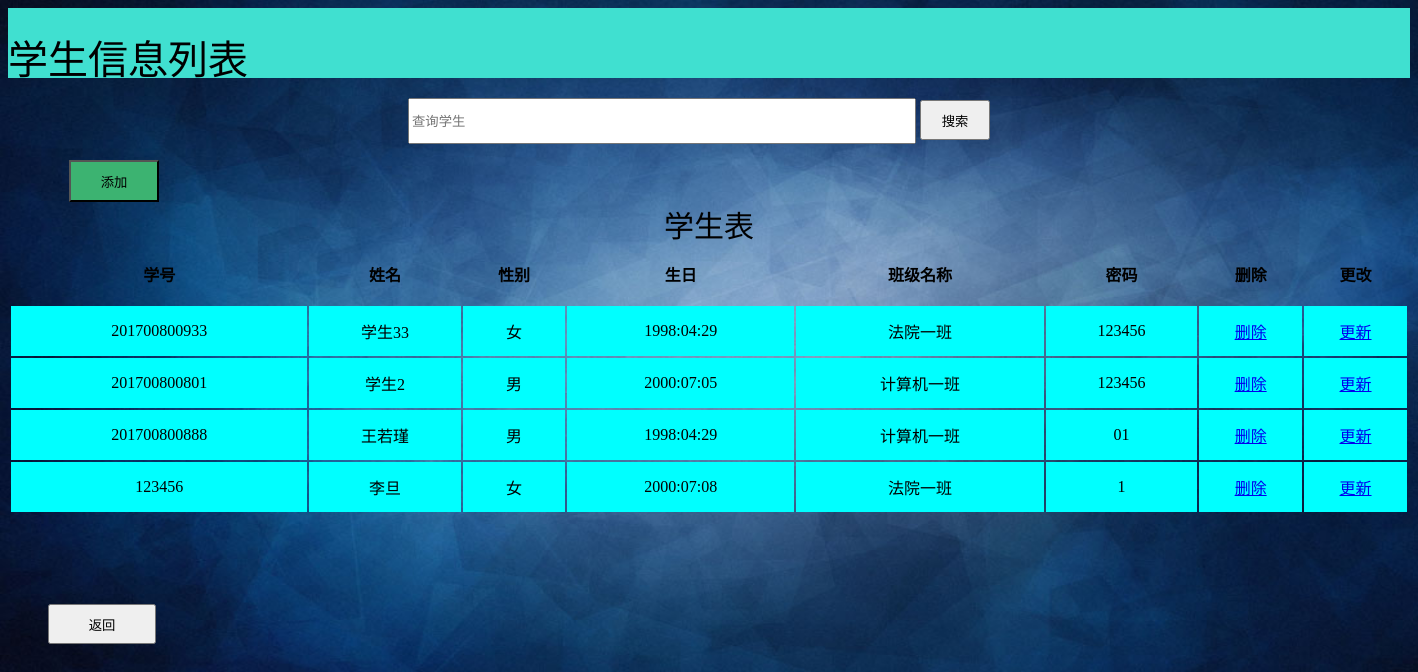
Screenshot of /m_student (signed in) with the database file from the repository.
### tables this page shows
CREATE TABLE student(
   id        text PRIMARY KEY     not null,
   name  text                            not null,
   sex      text                            not null,
   birthday text                         not null,
   class_num text                       not null,
   password    text                     not null
);

CREATE TABLE class(
   id        text PRIMARY KEY     not null,
   name  text                            not null,
   major_id      text                            not null,
   time          text                              not null
);

### stu_manager_sys.py (the view)
@app.route('/m_student',methods=['GET'])
def m_student():
    if 'login_type' not in session:
        return render_template('login.html');
    id = session['account'];
    name = session['name'];
    sex = session['sex'];
    database = "database\Stu_Message_manger.db"
    conn = sqlite3.connect(database)
    cur = conn.cursor()
    cur.execute("select student.id,student.name,student.sex,student.birthday,class.name,password from student,class where class.id = student.class_num;");
    result = cur.fetchall()  # 获得查询的结果
    cur.close()
    return render_template('manager_stu_list.html',account=session['account'],name=session['name'],sex=session['sex'],stu_table=result);

### templates/manager_stu_list.html (shortened to what this page needs)
<!DOCTYPE HTML PUBLIC "-//W3C//DTD HTML 4.01 Transitional//EN"
        "http://www.w3.org/TR/html4/loose.dtd">
<html>
<head>
</head>
<body background="{{ url_for('static', filename='pic/background.jpg') }}" style=" background-repeat:no-repeat ;background-size:100% 100%;background-attachment: fixed;">
<div class="top_div">
    <div class="top_txt">学生信息列表</div>
</div>
<form action="/select_student">
    <input type="text" name="stu_name" placeholder="查询学生" class="select_text">
    <input type="submit" value="搜索" class="select_button">
</form>
<TABLE align="center"   width="1400" >
    <a href="/to_add_student">
        <input type="button" class="add_button" value="添加">
    </a>
    <CAPTION class="table_caption">学生表</CAPTION>
    <TR align="center" height="60px"> <TH>学号</TH><TH>姓名</TH><TH>性别</TH><TH>生日</TH><TH>班级名称</TH><TH>密码</TH><TH>删除</TH><TH>更改</TH></TR>
    {%for item in stu_table%}
    <tr align="center" height="50px" bgcolor="aqua">
        {%for a in item%}
        <td>{{a}}</td>
        {% endfor %}
        <td><a href="/stu_delete?stu_id={{item[0]}}">删除</a></td>
        <td><a href="/to_stu_update?stu_id={{item[0]}}">更新</a></td>
    </tr>
    {% endfor %}
</TABLE>
<a href="/back">
    <input type="button" class="button_back" value="返回">
</a>
</body>
</html>

### templates/manager_stu_list.html (style rules this page uses)
.top_div { height: 70px; width: 100%; background-color: #40E0D0; }
.top_txt { position: absolute; font-size: 40px; top: 28px; height: 40px; width: 100%; }
.table_caption { height: 40px; font-size: 30px; }
.add_button { background-color: mediumseagreen; height: 42px; width: 90px; margin-top: 16px; margin-left: 61px; }
.button_back { height: 40px; width: 108px; margin-left: 40px; margin-top: 90px; }
.select_text { margin-top: 20px; height: 40px; width: 500px; margin-left: 400px; }
.select_button { margin-top: 20px; height: 40px; width: 70px; }

### rows the page displays
student: id "201700800933", name "学生33", item "女", birthday "1998:04:29", password "123456"
class: name "法院一班"
student: id "201700800801", name "学生2", item "男", birthday "2000:07:05", password "123456"
class: name "计算机一班"
student: id "201700800888", name "王若瑾", item "男", birthday "1998:04:29", password "01"
student: id "123456", name "李旦", item "女" "1", birthday "2000:07:08"
